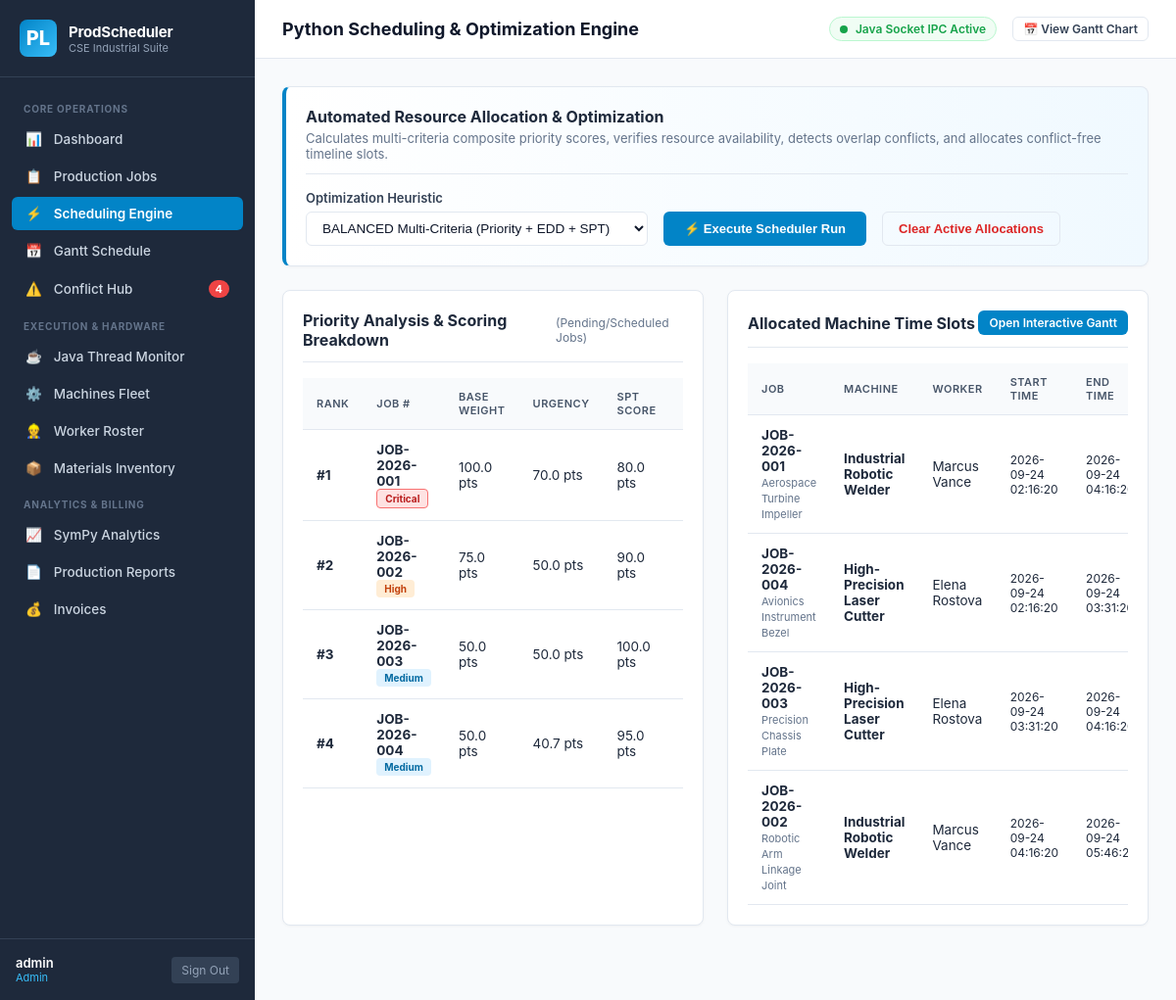
Page /scheduling (signed in) on the committed database.
### tables this page shows
CREATE TABLE jobs (
    id INTEGER PRIMARY KEY AUTOINCREMENT,
    job_number TEXT UNIQUE NOT NULL,
    title TEXT NOT NULL,
    product_type TEXT NOT NULL,
    quantity INTEGER NOT NULL DEFAULT 50,
    priority TEXT NOT NULL DEFAULT 'Medium' CHECK (priority IN ('Low', 'Medium', 'High', 'Critical')),
    processing_time_minutes INTEGER NOT NULL DEFAULT 60,
    deadline TIMESTAMP NOT NULL,
    required_machine_type TEXT NOT NULL,
    required_skill_level TEXT NOT NULL DEFAULT 'Mid-Level' CHECK (required_skill_level IN ('Junior', 'Mid-Level', 'Senior', 'Master')),
    required_material_id INTEGER,
    material_quantity_required REAL DEFAULT 10.0,
    status TEXT NOT NULL DEFAULT 'Pending' CHECK (status IN ('Pending', 'Scheduled', 'Processing', 'Completed', 'Interrupted')),
    progress_percentage INTEGER DEFAULT 0,
    assigned_machine_id INTEGER,
    assigned_worker_id INTEGER,
    created_at TIMESTAMP DEFAULT CURRENT_TIMESTAMP,
    FOREIGN KEY (required_material_id) REFERENCES materials (id) ON DELETE SET NULL,
    FOREIGN KEY (assigned_machine_id) REFERENCES machines (id) ON DELETE SET NULL,
    FOREIGN KEY (assigned_worker_id) REFERENCES workers (id) ON DELETE SET NULL
);

CREATE TABLE schedules (
    id INTEGER PRIMARY KEY AUTOINCREMENT,
    job_id INTEGER NOT NULL,
    machine_id INTEGER NOT NULL,
    worker_id INTEGER NOT NULL,
    start_time TIMESTAMP NOT NULL,
    end_time TIMESTAMP NOT NULL,
    sequence_order INTEGER DEFAULT 1,
    status TEXT NOT NULL DEFAULT 'Scheduled' CHECK (status IN ('Scheduled', 'In-Progress', 'Completed', 'Delayed', 'Cancelled')),
    notes TEXT,
    created_at TIMESTAMP DEFAULT CURRENT_TIMESTAMP,
    FOREIGN KEY (job_id) REFERENCES jobs (id) ON DELETE CASCADE,
    FOREIGN KEY (machine_id) REFERENCES machines (id) ON DELETE CASCADE,
    FOREIGN KEY (worker_id) REFERENCES workers (id) ON DELETE CASCADE
);

CREATE TABLE machines (
    id INTEGER PRIMARY KEY AUTOINCREMENT,
    name TEXT NOT NULL,
    code TEXT UNIQUE NOT NULL,
    machine_type TEXT NOT NULL,
    capacity_per_hour INTEGER NOT NULL DEFAULT 100,
    hourly_rate REAL NOT NULL DEFAULT 45.0,
    status TEXT NOT NULL DEFAULT 'Idle' CHECK (status IN ('Idle', 'Running', 'Maintenance', 'Error')),
    location TEXT DEFAULT 'Building A - Floor 1',
    last_maintenance DATE DEFAULT CURRENT_DATE,
    created_at TIMESTAMP DEFAULT CURRENT_TIMESTAMP
);

CREATE TABLE workers (
    id INTEGER PRIMARY KEY AUTOINCREMENT,
    name TEXT NOT NULL,
    employee_code TEXT UNIQUE NOT NULL,
    role_title TEXT NOT NULL DEFAULT 'Machine Operator',
    skill_level TEXT NOT NULL DEFAULT 'Mid-Level' CHECK (skill_level IN ('Junior', 'Mid-Level', 'Senior', 'Master')),
    hourly_wage REAL NOT NULL DEFAULT 28.0,
    availability_status TEXT NOT NULL DEFAULT 'Available' CHECK (availability_status IN ('Available', 'Assigned', 'On Leave')),
    shift TEXT DEFAULT 'Day Shift (08:00 - 16:00)',
    created_at TIMESTAMP DEFAULT CURRENT_TIMESTAMP
);

### app.py (the view)
@app.route("/scheduling")
@login_required
def scheduling():
    schedules = db.get_schedules()
    pending_jobs = [j for j in db.get_jobs() if j["status"] in ("Pending", "Scheduled")]
    ranked_jobs = PriorityAnalyzer.rank_jobs(pending_jobs)
    conflicts = ConflictDetector.detect_all_conflicts()
    return render_template(
        "scheduling.html",
        schedules=schedules,
        ranked_jobs=ranked_jobs,
        conflicts=conflicts
    )

### app.py (called while the page is built)
def login_required(f):
    @wraps(f)
    def decorated_function(*args, **kwargs):
        if "user_id" not in session:
            flash("Please sign in to access the Production System.", "warning")
            return redirect(url_for("login"))
        return f(*args, **kwargs)
    return decorated_function

@app.context_processor
def inject_global_data():
    user = None
    alerts = []
    if "user_id" in session:
        user = {
            "id": session.get("user_id"),
            "username": session.get("username"),
            "role": session.get("user_role")
        }
        alerts = db.get_system_alerts()
    return {
        "current_user": user,
        "active_alerts": alerts,
        "now": datetime.now()
    }

### database/db.py (called while the page is built)
def get_connection() -> sqlite3.Connection:
    os.makedirs(os.path.dirname(config.DATABASE_PATH), exist_ok=True)
    conn = sqlite3.connect(config.DATABASE_PATH, timeout=20.0)
    conn.row_factory = sqlite3.Row
    conn.execute("PRAGMA foreign_keys = ON;")
    return conn

def get_machines() -> List[Dict[str, Any]]:
    conn = get_connection()
    try:
        cur = conn.cursor()
        cur.execute("SELECT * FROM machines ORDER BY id ASC")
        return [dict(r) for r in cur.fetchall()]
    finally:
        conn.close()

def get_workers() -> List[Dict[str, Any]]:
    conn = get_connection()
    try:
        cur = conn.cursor()
        cur.execute("SELECT * FROM workers ORDER BY id ASC")
        return [dict(r) for r in cur.fetchall()]
    finally:
        conn.close()

def get_materials() -> List[Dict[str, Any]]:
    conn = get_connection()
    try:
        cur = conn.cursor()
        cur.execute("SELECT * FROM materials ORDER BY id ASC")
        return [dict(r) for r in cur.fetchall()]
    finally:
        conn.close()

### templates/scheduling.html (shortened to what this page needs)
{% extends "base.html" %}
{% block page_title %}Python Scheduling & Optimization Engine{% endblock %}
{% block top_actions %}
  <a href="{{ url_for('gantt_view') }}" class="btn btn-outline btn-sm">📅 View Gantt Chart</a>
{% endblock %}
{% block content %}
  <div class="card" style="background: linear-gradient(to right, #ffffff, #f0f9ff); border-left: 4px solid var(--primary);">
    <div class="card-header">
      <div>
        <h3 class="card-title">Automated Resource Allocation & Optimization</h3>
        <p style="font-size: 13px; color: #64748b; margin-top: 4px;">
          Calculates multi-criteria composite priority scores, verifies resource availability, detects overlap conflicts, and allocates conflict-free timeline slots.
        </p>
      </div>
    </div>
    <form method="POST" action="{{ url_for('run_scheduling_engine') }}" style="display: flex; gap: 16px; align-items: flex-end; flex-wrap: wrap;">
      <div class="form-group" style="margin-bottom: 0; min-width: 280px;">
        <label class="form-label">Optimization Heuristic</label>
        <select name="heuristic" class="form-control">
          <option value="BALANCED">BALANCED Multi-Criteria (Priority + EDD + SPT)</option>
        </select>
      </div>
      <button type="submit" class="btn btn-primary" style="padding: 9px 20px;">
        ⚡ Execute Scheduler Run
      </button>
      <form method="POST" action="{{ url_for('clear_schedules') }}" style="display:inline;">
        <button type="submit" class="btn btn-outline" style="color: var(--danger); padding: 9px 16px;" onclick="return confirm('Reset all active allocations back to Pending?');">
          Clear Active Allocations
        </button>
      </form>
    </form>
  </div>
  <div class="grid-2">
    <div class="card">
      <div class="card-header">
        <h3 class="card-title">Priority Analysis & Scoring Breakdown</h3>
        <span style="font-size: 12px; color: #64748b;">(Pending/Scheduled Jobs)</span>
      </div>
      <div class="table-container">
        <table class="data-table">
          <thead>
            <tr>
              <th>Rank</th>
              <th>Job #</th>
              <th>Base Weight</th>
              <th>Urgency</th>
              <th>SPT Score</th>
              <th>Composite Score</th>
            </tr>
          </thead>
          <tbody>
            {% for j in ranked_jobs %}
              <tr>
                <td><strong>#{{ loop.index }}</strong></td>
                <td>
                  <strong>{{ j.job_number }}</strong><br>
                  <span class="priority-badge {{ j.priority }}" style="font-size: 10px;">{{ j.priority }}</span>
                </td>
                <td>{{ j.score_breakdown.base_weight }} pts</td>
                <td>{{ j.score_breakdown.urgency_score }} pts</td>
                <td>{{ j.score_breakdown.spt_score }} pts</td>
                <td>
                </td>
              </tr>
            {% endfor %}
          </tbody>
        </table>
      </div>
    </div>
    <div class="card">
      <div class="card-header">
        <h3 class="card-title">Allocated Machine Time Slots</h3>
        <a href="{{ url_for('gantt_view') }}" class="btn btn-sm btn-primary">Open Interactive Gantt</a>
      </div>
      <div class="table-container">
        <table class="data-table">
          <thead>
            <tr>
              <th>Job</th>
              <th>Machine</th>
              <th>Worker</th>
              <th>Start Time</th>
              <th>End Time</th>
            </tr>
          </thead>
          <tbody>
            {% for s in schedules %}
              <tr>
                <td>
                  <strong>{{ s.job_number }}</strong><br>
                  <span style="font-size: 11px; color: #64748b;">{{ s.job_title }}</span>
                </td>
                <td><strong>{{ s.machine_name }}</strong></td>
                <td>{{ s.worker_name }}</td>
                <td style="font-size: 12px;">{{ s.start_time }}</td>
                <td style="font-size: 12px;">{{ s.end_time }}</td>
              </tr>
            {% else %}
              <tr>
                <td colspan="5" style="text-align: center; color: #94a3b8; padding: 24px;">
                  No active schedules. Click "Execute Scheduler Run" above to allocate slots.
                </td>
              </tr>
            {% endfor %}
          </tbody>
        </table>
      </div>
    </div>
  </div>
{% endblock %}

### static/css/style.css (style rules this page uses)
:root { --primary: #0284c7; --primary-hover: #0369a1; --bg-dark: #0f172a; --bg-sidebar: #1e293b; --bg-card: #ffffff; --bg-main: #f8fafc; --border: #e2e8f0; --text-main: #0f172a; --text-muted: #64748b; --success: #16a34a; --warning: #f59e0b; --danger: #dc2626; --info: #0284c7; }
* { box-sizing: border-box; margin: 0; padding: 0; }
body { font-family: -apple-system, BlinkMacSystemFont, "Segoe UI", Roboto, "Helvetica Neue", Arial, sans-serif; background-color: var(--bg-main); color: var(--text-main); min-height: 100vh; display: flex; }
.grid-2 { display: grid; grid-template-columns: repeat(auto-fit, minmax(420px, 1fr)); gap: 24px; margin-bottom: 24px; }
.card { background-color: var(--bg-card); border: 1px solid var(--border); border-radius: 8px; box-shadow: 0 1px 3px rgba(0,0,0,0.04); padding: 20px; margin-bottom: 24px; }
.card-header { display: flex; align-items: center; justify-content: space-between; margin-bottom: 16px; padding-bottom: 12px; border-bottom: 1px solid var(--border); }
.card-title { font-size: 16px; font-weight: 700; color: #1e293b; }
.table-container { overflow-x: auto; }
.data-table { width: 100%; border-collapse: collapse; text-align: left; font-size: 13.5px; }
.data-table th { background-color: #f8fafc; color: #475569; font-weight: 600; padding: 12px 14px; border-bottom: 1px solid var(--border); text-transform: uppercase; font-size: 11px; letter-spacing: 0.5px; }
.data-table td { padding: 12px 14px; border-bottom: 1px solid var(--border); color: #1e293b; }
.priority-badge { display: inline-block; padding: 3px 8px; border-radius: 4px; font-size: 11px; font-weight: 700; }
.priority-badge.Critical { background-color: #fee2e2; color: #b91c1c; border: 1px solid #f87171; }
.priority-badge.High { background-color: #ffedd5; color: #c2410c; }
.priority-badge.Medium { background-color: #e0f2fe; color: #0369a1; }
.btn { display: inline-flex; align-items: center; gap: 6px; padding: 8px 16px; border-radius: 6px; font-size: 13px; font-weight: 600; cursor: pointer; text-decoration: none; border: 1px solid transparent; transition: all 0.15s ease; }
.btn-primary { background-color: var(--primary); color: #ffffff; }
.btn-outline { background-color: transparent; border-color: var(--border); color: #334155; }
.btn-sm { padding: 4px 10px; font-size: 12px; }
.form-group { margin-bottom: 16px; }
.form-label { display: block; font-size: 13px; font-weight: 600; color: #334155; margin-bottom: 6px; }
.form-control { width: 100%; padding: 8px 12px; border: 1px solid var(--border); border-radius: 6px; font-size: 13.5px; background-color: #ffffff; color: #0f172a; }

### rows in the picture
jobs: job_number "JOB-2026-001", priority "Critical", score_breakdown.base_weight "100.0", score_breakdown.urgency_score "70.0", score_breakdown.spt_score "80.0"
jobs: job_number "JOB-2026-002", priority "High", score_breakdown.base_weight "75.0", score_breakdown.urgency_score "50.0", score_breakdown.spt_score "90.0"
jobs: job_number "JOB-2026-003", priority "Medium", score_breakdown.base_weight "50.0", score_breakdown.urgency_score "50.0", score_breakdown.spt_score "100.0"
jobs: job_number "JOB-2026-004", priority "Medium", score_breakdown.base_weight "50.0", score_breakdown.urgency_score "40.7", score_breakdown.spt_score "95.0"
schedules: job_number "JOB-2026-001", job_title "Aerospace Turbine Impeller", machine_name "Industrial Robotic Welder", worker_name "Marcus Vance", start_time "2026-09-24 02:16:20", end_time "2026-09-24…"
schedules: job_number "JOB-2026-004", job_title "Avionics Instrument Bezel", machine_name "High-Precision Laser Cutter", worker_name "Elena Rostova", start_time "2026-09-24 02:16:20", end_time "2026-09-24…"
schedules: job_number "JOB-2026-003", job_title "Precision Chassis Plate", machine_name "High-Precision Laser Cutter", worker_name "Elena Rostova", start_time "2026-09-24 03:31:20", end_time "2026-09-24…"
schedules: job_number "JOB-2026-002", job_title "Robotic Arm Linkage Joint", machine_name "Industrial Robotic Welder", worker_name "Marcus Vance", start_time "2026-09-24 04:16:20", end_time "2026-09-24…"

### other values in the picture
{{ active_alerts|length }} "4"
{{ current_user.username if current_user else 'Guest' }} "admin"
{{ current_user.role if current_user else 'Visitor' }} "Admin"
